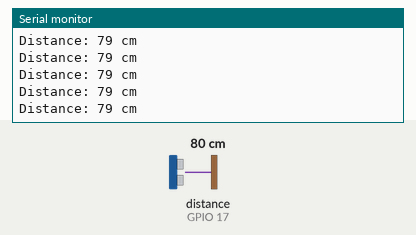
This sketch was run on a simulated ESP32. Parts: the last lines printed to the serial monitor. Wiring (inferred from the names in the program): ultrasonic range finder: trigger GPIO 16; echo GPIO 17. Inputs (shaded band) come from the test bench; at power-on: distance to the obstacle (sensor on GPIO 17) 80 cm. The echo pulse lasts 58.3 µs per cm.

Above: at 1.2 s.
1.3 s: distance to the obstacle (sensor on GPIO 17) set to 2 cm
At 1.59 s:
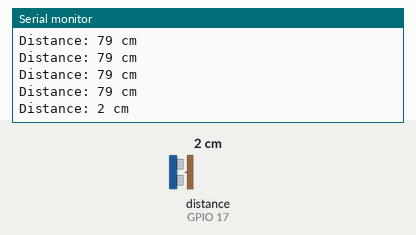
2.8 s: distance to the obstacle (sensor on GPIO 17) set to 4 cm
At 2.8 s:
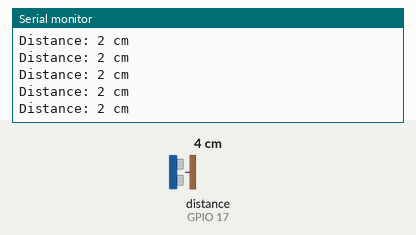
Timing chart, 0 to 5.8 s (numbered marks = the images above; inputs shaded):
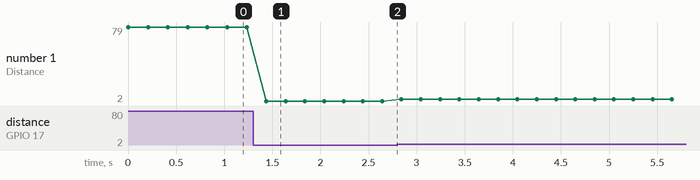

Measured:
- after the input at 1.3 s, the serial monitor: prints a new line after 0.14 s (image 1)
- plotted number 1: 79 → 2 after the input at 1.3 s, 2 → 4 after the input at 2.8 s

The sketch:

hcsr04_basic.ino
```cpp
/*
 * Chapter 11 · Digital Sensors
 * HC-SR04 ultrasonic distance — basic read
 *
 * Wiring:
 *   HC-SR04 VCC  -> 5V / VIN
 *   HC-SR04 TRIG -> GPIO 16
 *   HC-SR04 ECHO -> GPIO 17   (ECHO is 5V! use a 1k+2k divider to 3.3V)
 *   HC-SR04 GND  -> GND
 */

#define TRIG 16
#define ECHO 17

void setup() {
  Serial.begin(115200);
  pinMode(TRIG, OUTPUT);
  pinMode(ECHO, INPUT);
  digitalWrite(TRIG, LOW);
}

// Returns distance in cm, or -1 on timeout / out of range
long readDistanceCm() {
  digitalWrite(TRIG, LOW);  delayMicroseconds(2);
  digitalWrite(TRIG, HIGH); delayMicroseconds(10);   // 10 us trigger
  digitalWrite(TRIG, LOW);

  long us = pulseIn(ECHO, HIGH, 30000);              // timeout 30 ms
  if (us == 0) return -1;                            // no echo
  return us * 0.0343 / 2;                            // cm
}

void loop() {
  long d = readDistanceCm();
  if (d < 0) Serial.println("Distance: out of range");
  else       Serial.printf("Distance: %ld cm\n", d);
  delay(200);
}
```
